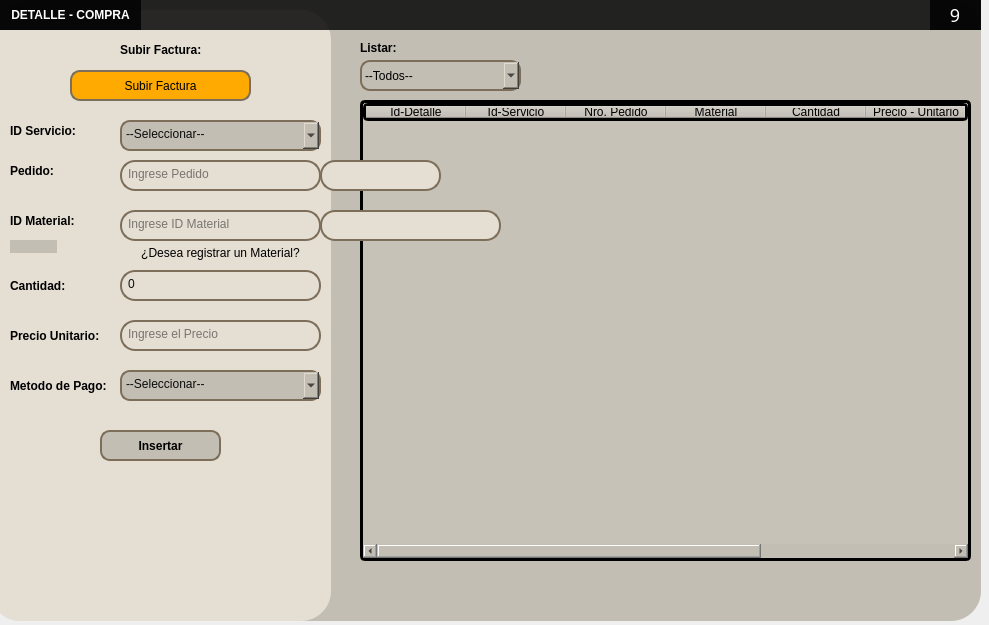
<?xml version="1.0" encoding="UTF-8"?>
<ui version="4.0">
 <class>MainWindow</class>
 <widget class="QMainWindow" name="MainWindow">
  <property name="geometry">
   <rect>
    <x>0</x>
    <y>0</y>
    <width>989</width>
    <height>625</height>
   </rect>
  </property>
  <property name="windowTitle">
   <string>MainWindow</string>
  </property>
  <widget class="QWidget" name="centralwidget">
   <widget class="QWidget" name="widget" native="true">
    <property name="geometry">
     <rect>
      <x>-10</x>
      <y>-10</y>
      <width>1001</width>
      <height>651</height>
     </rect>
    </property>
    <property name="styleSheet">
     <string notr="true"/>
    </property>
    <widget class="QFrame" name="frame">
     <property name="geometry">
      <rect>
       <x>10</x>
       <y>10</y>
       <width>981</width>
       <height>621</height>
      </rect>
     </property>
     <property name="styleSheet">
      <string notr="true">
background-color: rgb(195, 190, 180);
border-radius:30px
</string>
     </property>
     <property name="frameShape">
      <enum>QFrame::StyledPanel</enum>
     </property>
     <property name="frameShadow">
      <enum>QFrame::Raised</enum>
     </property>
     <widget class="QWidget" name="widget_3" native="true">
      <property name="geometry">
       <rect>
        <x>0</x>
        <y>0</y>
        <width>981</width>
        <height>30</height>
       </rect>
      </property>
      <property name="styleSheet">
       <string notr="true">background-color:rgba(0,0,0,210);
</string>
      </property>
      <widget class="QWidget" name="horizontalWidget_5" native="true">
       <property name="geometry">
        <rect>
         <x>990</x>
         <y>0</y>
         <width>81</width>
         <height>30</height>
        </rect>
       </property>
       <property name="styleSheet">
        <string notr="true">QPushButton{
	background-color:rgba(0,0,0,0);
	color:rgb(255,255,255);
	border-radius:1px;
	font-size:18px;
	font-family:dripicons-v2;
}

QPushButton:hover{
	background-color:rgb(49,48,53)
}

QPushButton#cerrar:hover{
	background-color:rgb(232,17,25)
}

QpushButton:pressed{
	padding-top:5px;
 	padding-left:5px;
}
</string>
       </property>
       <layout class="QHBoxLayout" name="horizontalLayout_5">
        <property name="spacing">
         <number>0</number>
        </property>
        <property name="leftMargin">
         <number>0</number>
        </property>
        <property name="topMargin">
         <number>0</number>
        </property>
        <property name="rightMargin">
         <number>0</number>
        </property>
        <property name="bottomMargin">
         <number>0</number>
        </property>
       </layout>
      </widget>
      <widget class="QLabel" name="label_4">
       <property name="geometry">
        <rect>
         <x>0</x>
         <y>0</y>
         <width>141</width>
         <height>30</height>
        </rect>
       </property>
       <property name="font">
        <font>
         <pointsize>9</pointsize>
         <weight>75</weight>
         <bold>true</bold>
        </font>
       </property>
       <property name="styleSheet">
        <string notr="true">color:rgba(255,255,255,255)</string>
       </property>
       <property name="text">
        <string>&lt;html&gt;&lt;head/&gt;&lt;body&gt;&lt;p align=&quot;center&quot;&gt;DETALLE - COMPRA&lt;/p&gt;&lt;/body&gt;&lt;/html&gt;</string>
       </property>
      </widget>
      <widget class="QWidget" name="horizontalWidget_6" native="true">
       <property name="geometry">
        <rect>
         <x>930</x>
         <y>0</y>
         <width>51</width>
         <height>30</height>
        </rect>
       </property>
       <property name="styleSheet">
        <string notr="true">QPushButton{
	background-color:rgba(0,0,0,0);
	color:rgb(255,255,255);
	border-radius:1px;
	font-size:18px;
	font-family:dripicons-v2;
}

QPushButton:hover{
	background-color:rgb(49,48,53)
}

QPushButton#cerrar:hover{
	background-color:rgb(232,17,25)
}

QpushButton:pressed{
	padding-top:5px;
 	padding-left:5px;
}
</string>
       </property>
       <layout class="QHBoxLayout" name="horizontalLayout_6">
        <property name="spacing">
         <number>0</number>
        </property>
        <property name="leftMargin">
         <number>0</number>
        </property>
        <property name="topMargin">
         <number>0</number>
        </property>
        <property name="rightMargin">
         <number>0</number>
        </property>
        <property name="bottomMargin">
         <number>0</number>
        </property>
        <item>
         <widget class="QPushButton" name="btnCerrar">
          <property name="minimumSize">
           <size>
            <width>30</width>
            <height>30</height>
           </size>
          </property>
          <property name="maximumSize">
           <size>
            <width>30</width>
            <height>30</height>
           </size>
          </property>
          <property name="text">
           <string>9</string>
          </property>
         </widget>
        </item>
       </layout>
      </widget>
     </widget>
     <widget class="QPushButton" name="btnInsertar">
      <property name="geometry">
       <rect>
        <x>100</x>
        <y>430</y>
        <width>121</width>
        <height>31</height>
       </rect>
      </property>
      <property name="font">
       <font>
        <pointsize>9</pointsize>
        <weight>75</weight>
        <bold>true</bold>
       </font>
      </property>
      <property name="cursor">
       <cursorShape>PointingHandCursor</cursorShape>
      </property>
      <property name="styleSheet">
       <string notr="true">
border:1.5px solid #7c6e59;
border-radius:10px;</string>
      </property>
      <property name="text">
       <string>Insertar</string>
      </property>
     </widget>
     <widget class="QLabel" name="label_5">
      <property name="geometry">
       <rect>
        <x>-10</x>
        <y>10</y>
        <width>341</width>
        <height>611</height>
       </rect>
      </property>
      <property name="styleSheet">
       <string notr="true">background-color: rgb(228, 222, 211);
border-radius:30px</string>
      </property>
      <property name="text">
       <string/>
      </property>
     </widget>
     <widget class="QTableWidget" name="tblDetalleCompra">
      <property name="geometry">
       <rect>
        <x>360</x>
        <y>100</y>
        <width>611</width>
        <height>461</height>
       </rect>
      </property>
      <property name="sizePolicy">
       <sizepolicy hsizetype="Expanding" vsizetype="Expanding">
        <horstretch>0</horstretch>
        <verstretch>0</verstretch>
       </sizepolicy>
      </property>
      <property name="styleSheet">
       <string notr="true">border-radius:5px;
border: 3px solid  #000000;
background-color: rgb(199, 194, 184);
</string>
      </property>
      <column>
       <property name="text">
        <string>Id-Detalle</string>
       </property>
      </column>
      <column>
       <property name="text">
        <string>Id-Servicio</string>
       </property>
      </column>
      <column>
       <property name="text">
        <string>Nro. Pedido</string>
       </property>
      </column>
      <column>
       <property name="text">
        <string>Material</string>
       </property>
      </column>
      <column>
       <property name="text">
        <string>Cantidad</string>
       </property>
      </column>
      <column>
       <property name="text">
        <string>Precio - Unitario</string>
       </property>
      </column>
      <column>
       <property name="text">
        <string>Precio - Parcial</string>
       </property>
      </column>
      <column>
       <property name="text">
        <string>Met. Pago</string>
       </property>
      </column>
      <column>
       <property name="text">
        <string>Estado</string>
       </property>
      </column>
     </widget>
     <widget class="QLabel" name="label_6">
      <property name="geometry">
       <rect>
        <x>80</x>
        <y>500</y>
        <width>161</width>
        <height>91</height>
       </rect>
      </property>
      <property name="styleSheet">
       <string notr="true">background-image: url(:/newPrefix/Marohuma_icono.png);
background-color: rgb(228, 222, 211);</string>
      </property>
      <property name="text">
       <string/>
      </property>
      <property name="pixmap">
       <pixmap resource="Imagenes/QT_imagenes.qrc">:/newPrefix/Marohuma_icono.png</pixmap>
      </property>
      <property name="scaledContents">
       <bool>true</bool>
      </property>
     </widget>
     <widget class="QLineEdit" name="txtPedidoCompra">
      <property name="geometry">
       <rect>
        <x>120</x>
        <y>160</y>
        <width>201</width>
        <height>31</height>
       </rect>
      </property>
      <property name="styleSheet">
       <string notr="true">background-color:rgba(0,0,0,0);
border:1.5px solid #7c6e59;
border-radius:15px;
color:rgba(0,0,0,240);
padding-bottom:4px;
padding-left:4px</string>
      </property>
      <property name="placeholderText">
       <string>Ingrese Pedido</string>
      </property>
     </widget>
     <widget class="QLabel" name="label_17">
      <property name="geometry">
       <rect>
        <x>10</x>
        <y>320</y>
        <width>101</width>
        <height>31</height>
       </rect>
      </property>
      <property name="font">
       <font>
        <pointsize>9</pointsize>
        <weight>75</weight>
        <bold>true</bold>
       </font>
      </property>
      <property name="styleSheet">
       <string notr="true">background-color: rgb(228, 222, 211);</string>
      </property>
      <property name="text">
       <string>Precio Unitario:</string>
      </property>
     </widget>
     <widget class="QLabel" name="label_18">
      <property name="geometry">
       <rect>
        <x>10</x>
        <y>270</y>
        <width>71</width>
        <height>31</height>
       </rect>
      </property>
      <property name="font">
       <font>
        <pointsize>9</pointsize>
        <weight>75</weight>
        <bold>true</bold>
       </font>
      </property>
      <property name="styleSheet">
       <string notr="true">background-color: rgb(228, 222, 211);</string>
      </property>
      <property name="text">
       <string>Cantidad:</string>
      </property>
     </widget>
     <widget class="QLabel" name="label_19">
      <property name="geometry">
       <rect>
        <x>10</x>
        <y>370</y>
        <width>111</width>
        <height>31</height>
       </rect>
      </property>
      <property name="font">
       <font>
        <pointsize>9</pointsize>
        <weight>75</weight>
        <bold>true</bold>
       </font>
      </property>
      <property name="styleSheet">
       <string notr="true">background-color: rgb(228, 222, 211);</string>
      </property>
      <property name="text">
       <string>Metodo de Pago:</string>
      </property>
     </widget>
     <widget class="QLineEdit" name="txtPrecioUnitario">
      <property name="geometry">
       <rect>
        <x>120</x>
        <y>320</y>
        <width>201</width>
        <height>31</height>
       </rect>
      </property>
      <property name="styleSheet">
       <string notr="true">background-color:rgba(0,0,0,0);
border:1.5px solid #7c6e59;
border-radius:15px;
color:rgba(0,0,0,240);
padding-bottom:4px;
padding-left:4px</string>
      </property>
      <property name="placeholderText">
       <string>Ingrese el Precio</string>
      </property>
     </widget>
     <widget class="QComboBox" name="cboMetodoPago">
      <property name="geometry">
       <rect>
        <x>120</x>
        <y>370</y>
        <width>201</width>
        <height>31</height>
       </rect>
      </property>
      <property name="styleSheet">
       <string notr="true">background-color: rgb(195, 190, 180);
border:1.5px solid #7c6e59;
border-radius:10px;
color:rgba(0,0,0,240);
padding-bottom:4px;
padding-left:4px</string>
      </property>
      <item>
       <property name="text">
        <string>--Seleccionar--</string>
       </property>
      </item>
      <item>
       <property name="text">
        <string>Tarjeta</string>
       </property>
      </item>
      <item>
       <property name="text">
        <string>Efectivo</string>
       </property>
      </item>
     </widget>
     <widget class="QLabel" name="label_20">
      <property name="geometry">
       <rect>
        <x>10</x>
        <y>160</y>
        <width>101</width>
        <height>21</height>
       </rect>
      </property>
      <property name="font">
       <font>
        <pointsize>9</pointsize>
        <weight>75</weight>
        <bold>true</bold>
       </font>
      </property>
      <property name="styleSheet">
       <string notr="true">background-color: rgb(228, 222, 211);</string>
      </property>
      <property name="text">
       <string>Pedido:</string>
      </property>
     </widget>
     <widget class="QLabel" name="label_21">
      <property name="geometry">
       <rect>
        <x>10</x>
        <y>120</y>
        <width>101</width>
        <height>21</height>
       </rect>
      </property>
      <property name="font">
       <font>
        <pointsize>9</pointsize>
        <weight>75</weight>
        <bold>true</bold>
       </font>
      </property>
      <property name="styleSheet">
       <string notr="true">background-color: rgb(228, 222, 211);</string>
      </property>
      <property name="text">
       <string>ID Servicio:</string>
      </property>
     </widget>
     <widget class="QComboBox" name="cboServicio">
      <property name="geometry">
       <rect>
        <x>120</x>
        <y>120</y>
        <width>201</width>
        <height>31</height>
       </rect>
      </property>
      <property name="styleSheet">
       <string notr="true">background-color: rgb(195, 190, 180);
border:1.5px solid #7c6e59;
border-radius:10px;
color:rgba(0,0,0,240);
padding-bottom:4px;
padding-left:4px</string>
      </property>
      <item>
       <property name="text">
        <string>--Seleccionar--</string>
       </property>
      </item>
     </widget>
     <widget class="QLabel" name="label_22">
      <property name="geometry">
       <rect>
        <x>10</x>
        <y>210</y>
        <width>101</width>
        <height>21</height>
       </rect>
      </property>
      <property name="font">
       <font>
        <pointsize>9</pointsize>
        <weight>75</weight>
        <bold>true</bold>
       </font>
      </property>
      <property name="styleSheet">
       <string notr="true">background-color: rgb(228, 222, 211);</string>
      </property>
      <property name="text">
       <string>ID Material:</string>
      </property>
     </widget>
     <widget class="QLineEdit" name="txtIdMaterial">
      <property name="geometry">
       <rect>
        <x>120</x>
        <y>210</y>
        <width>201</width>
        <height>31</height>
       </rect>
      </property>
      <property name="styleSheet">
       <string notr="true">background-color:rgba(0,0,0,0);
border:1.5px solid #7c6e59;
border-radius:15px;
color:rgba(0,0,0,240);
padding-bottom:4px;
padding-left:4px</string>
      </property>
      <property name="placeholderText">
       <string>Ingrese ID Material</string>
      </property>
     </widget>
     <widget class="QPushButton" name="btnRegistrarMaterial">
      <property name="geometry">
       <rect>
        <x>130</x>
        <y>243</y>
        <width>181</width>
        <height>20</height>
       </rect>
      </property>
      <property name="styleSheet">
       <string notr="true">QPushButton{
background-color: rgb(228, 222, 211);
	color: rgb(0, 0, 0);

}

QPushButton:hover{
background-color: rgb(228, 222, 211);
	color: rgb(7, 62, 102);
}

QPushButton:pressed{
	padding-left:5px;
	padding-top:5px;



}</string>
      </property>
      <property name="text">
       <string>¿Desea registrar un Material?</string>
      </property>
     </widget>
     <widget class="QListWidget" name="listSugerenciaMaterial">
      <property name="geometry">
       <rect>
        <x>320</x>
        <y>210</y>
        <width>181</width>
        <height>31</height>
       </rect>
      </property>
      <property name="font">
       <font>
        <pointsize>11</pointsize>
       </font>
      </property>
      <property name="styleSheet">
       <string notr="true">background-color: rgb(228, 222, 211);
border:1.5px solid #7c6e59;
border-radius:15px;
color:rgba(0,0,0,240);
padding-bottom:4px;
padding-left:4px</string>
      </property>
     </widget>
     <widget class="QListWidget" name="listPedidoCompra">
      <property name="geometry">
       <rect>
        <x>320</x>
        <y>160</y>
        <width>121</width>
        <height>31</height>
       </rect>
      </property>
      <property name="font">
       <font>
        <pointsize>11</pointsize>
       </font>
      </property>
      <property name="styleSheet">
       <string notr="true">background-color: rgb(228, 222, 211);
border:1.5px solid #7c6e59;
border-radius:15px;
color:rgba(0,0,0,240);
padding-bottom:4px;
padding-left:4px</string>
      </property>
     </widget>
     <widget class="QLabel" name="IdMaterial">
      <property name="geometry">
       <rect>
        <x>10</x>
        <y>240</y>
        <width>47</width>
        <height>13</height>
       </rect>
      </property>
      <property name="text">
       <string/>
      </property>
     </widget>
     <widget class="QSpinBox" name="sbCantidad">
      <property name="geometry">
       <rect>
        <x>120</x>
        <y>270</y>
        <width>201</width>
        <height>31</height>
       </rect>
      </property>
      <property name="styleSheet">
       <string notr="true">background-color:rgba(0,0,0,0);
border:1.5px solid #7c6e59;
border-radius:15px;
color:rgba(0,0,0,240);
padding-bottom:4px;
padding-left:4px</string>
      </property>
      <property name="maximum">
       <number>50000</number>
      </property>
     </widget>
     <widget class="QLabel" name="label_7">
      <property name="geometry">
       <rect>
        <x>360</x>
        <y>40</y>
        <width>141</width>
        <height>16</height>
       </rect>
      </property>
      <property name="font">
       <font>
        <pointsize>9</pointsize>
        <weight>75</weight>
        <bold>true</bold>
       </font>
      </property>
      <property name="styleSheet">
       <string notr="true">background-color: rgb(195, 190, 180);</string>
      </property>
      <property name="text">
       <string>Listar:</string>
      </property>
     </widget>
     <widget class="QComboBox" name="cboListar">
      <property name="geometry">
       <rect>
        <x>360</x>
        <y>60</y>
        <width>161</width>
        <height>31</height>
       </rect>
      </property>
      <property name="cursor">
       <cursorShape>PointingHandCursor</cursorShape>
      </property>
      <property name="styleSheet">
       <string notr="true">
border:1.5px solid #7c6e59;
border-radius:10px;</string>
      </property>
      <item>
       <property name="text">
        <string>--Todos--</string>
       </property>
      </item>
      <item>
       <property name="text">
        <string>Espera</string>
       </property>
      </item>
      <item>
       <property name="text">
        <string>Recibido</string>
       </property>
      </item>
     </widget>
     <widget class="QLabel" name="label_8">
      <property name="geometry">
       <rect>
        <x>120</x>
        <y>40</y>
        <width>91</width>
        <height>20</height>
       </rect>
      </property>
      <property name="font">
       <font>
        <pointsize>9</pointsize>
        <weight>75</weight>
        <bold>true</bold>
       </font>
      </property>
      <property name="styleSheet">
       <string notr="true">background-color: rgb(228, 222, 211);</string>
      </property>
      <property name="text">
       <string>Subir Factura:</string>
      </property>
     </widget>
     <widget class="QToolButton" name="btnSubir">
      <property name="geometry">
       <rect>
        <x>70</x>
        <y>70</y>
        <width>181</width>
        <height>31</height>
       </rect>
      </property>
      <property name="cursor">
       <cursorShape>PointingHandCursor</cursorShape>
      </property>
      <property name="styleSheet">
       <string notr="true">background-color: rgb(255, 170, 0);
border:1.5px solid #7c6e59;
border-radius:10px;</string>
      </property>
      <property name="text">
       <string>Subir Factura</string>
      </property>
     </widget>
     <zorder>label_5</zorder>
     <zorder>widget_3</zorder>
     <zorder>btnInsertar</zorder>
     <zorder>tblDetalleCompra</zorder>
     <zorder>label_6</zorder>
     <zorder>txtPedidoCompra</zorder>
     <zorder>label_17</zorder>
     <zorder>label_18</zorder>
     <zorder>label_19</zorder>
     <zorder>txtPrecioUnitario</zorder>
     <zorder>cboMetodoPago</zorder>
     <zorder>label_20</zorder>
     <zorder>label_21</zorder>
     <zorder>cboServicio</zorder>
     <zorder>label_22</zorder>
     <zorder>txtIdMaterial</zorder>
     <zorder>btnRegistrarMaterial</zorder>
     <zorder>listSugerenciaMaterial</zorder>
     <zorder>listPedidoCompra</zorder>
     <zorder>IdMaterial</zorder>
     <zorder>sbCantidad</zorder>
     <zorder>label_7</zorder>
     <zorder>cboListar</zorder>
     <zorder>label_8</zorder>
     <zorder>btnSubir</zorder>
    </widget>
   </widget>
  </widget>
 </widget>
 <resources>
  <include location="Imagenes/QT_imagenes.qrc"/>
 </resources>
 <connections/>
</ui>
